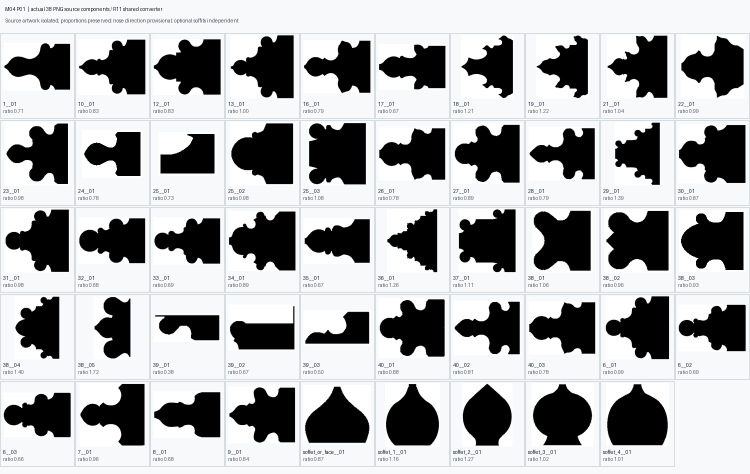
#> input picture research/f5zp_m04_chat_archive_2026_11_09/checkpoints/M04_P01_R11_SHARED_PROFILE_LIBRARY_EXPERIMENTAL/M04_P01_ALL_ORIGINAL_SILHOUETTES_REVIEW.png, 1500 x 948 px (shown at 1/2 size)
$ python -i gothic_plate_reader.py   (imports and definitions only)
#> lines starting #> are read from the running program, lines starting #| are printed output that depends on the picture; after the words box and inside, x2 and y2 are one past the last pixel; in counts of white or black regions, pixels touching at a corner belong together
"""Read-only Gothic plate metadata, calibration and region extraction.

All pixels are image coordinates, X right, Y down.  No historical scale is
inferred unless a user supplies a measured reference.  Does not modify source.
"""
from __future__ import annotations
from dataclasses import dataclass, asdict
from pathlib import Path
import hashlib
import json
import math
from PIL import Image
import numpy as np


def sha256_file(path):
    h = hashlib.sha256()
    with open(path, 'rb') as f:
        for chunk in iter(lambda: f.read(1024 * 1024), b''):
            h.update(chunk)
    return h.hexdigest()


@dataclass(frozen=True)
class Calibration:
    """Scale measured by the user between two source image pixel coordinates."""
    p0: tuple[float, float]
    p1: tuple[float, float]
    real_length: float
    unit: str

    @property
    def units_per_pixel(self):
        pixels = math.dist(self.p0, self.p1)
        if pixels <= 0 or self.real_length <= 0 or not self.unit.strip():
            raise ValueError('Calibration requires distinct points, positive length and unit')
        return self.real_length / pixels

    def transform(self, image_pixel):
        scale = self.units_per_pixel
        x, y = image_pixel
        return ((x - self.p0[0]) * scale, (self.p0[1] - y) * scale)


def inspect_plate(path, crop=None, calibration=None):
    path = Path(path)
    with Image.open(path) as im:
#> im is the input picture: PIL image 1500x948 RGB; mean R, G, B 171.2, 172, 173.1
        width, height = im.size
#> width = 1500; height = 948
        if crop is None: crop = (0, 0, width, height)
#> crop = (0, 0, 1500, 948)
        x0, y0, x1, y1 = crop
#> x0 = 0; y0 = 0; x1 = 1500; y1 = 948
        if not (0 <= x0 < x1 <= width and 0 <= y0 < y1 <= height):
            raise ValueError('Crop must lie inside plate')
        dpi = im.info.get('dpi')
        mode = im.mode
#> mode = 'RGB'
    return dict(schema='gothic.plate.v08', source=str(path.resolve()),
                sha256=sha256_file(path), size_px=[width, height], crop_px=list(crop),
                original_mode=mode, embedded_dpi=dpi,
                calibration=({**asdict(calibration), 'units_per_pixel': calibration.units_per_pixel}
                             if calibration else None),
                units=('source image pixels' if calibration is None else calibration.unit),
                historical_scale_verified=bool(calibration),
                note=('Calibration supplied by user, not inferred from engraving.' if calibration
                      else 'Image geometry uncalibrated: not 1:1 architectural dimensions.'))


def extract_ink(path, crop=None, threshold=0.6, color='dark', max_side=None):
    """Return boolean source-ink mask and scale metadata; no OCR or joining."""
    meta = inspect_plate(path, crop)
#> meta = 11 items
    x0, y0, x1, y1 = meta['crop_px']
#> x0 = 0; y0 = 0; x1 = 1500; y1 = 948
    with Image.open(path) as im:
        rgb = im.convert('RGB').crop((x0,y0,x1,y1))
        if max_side and max(rgb.size) > max_side:
            factor = float(max_side) / max(rgb.size)
            rgb = rgb.resize((round(rgb.width*factor),round(rgb.height*factor)),Image.Resampling.LANCZOS)
        else: factor = 1.0
        a = np.asarray(rgb).astype(np.int16)
    r,g,b = a[:,:,0],a[:,:,1],a[:,:,2]
    if color == 'dark':mask = np.min(a,axis=2) < threshold*255
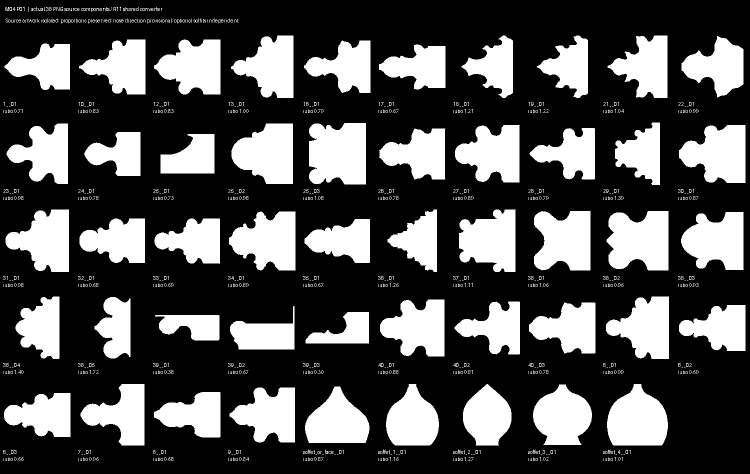
#> mask: shape (948, 1500) bool (shown at 1/2 size); 31.2% white; 1161 white regions (1006 under 20 px), largest, box (x1, y1, x2, y2) and area: (618, 246, 732, 369) 12854, (1213, 422, 1337, 541) 12192, (1214, 768, 1336, 891) 11305
    elif color == 'red':mask = (r-g > 45)&(r-b > 38)&(r > 75)
    elif color == 'blue':mask = (b-r > 35)&(b-g > 16)&(b > 70)
    elif color == 'green':mask = (g-r > 25)&(g-b > 15)&(g > 70)
    else:raise ValueError('color must be dark/red/blue/green')
    return mask, dict(meta, analyzed_size_px=list(rgb.size), analyzed_scale_vs_original=factor,
                      ink_mode=color,threshold=threshold)


def save_metadata(metadata, path):
    Path(path).write_text(json.dumps(metadata,indent=2)+'\n',encoding='utf8')

>>> result = extract_ink('../../../../../f5zp_m04_chat_archive_2026_11_09/checkpoints/M04_P01_R11_SHARED_PROFILE_LIBRARY_EXPERIMENTAL/M04_P01_ALL_ORIGINAL_SILHOUETTES_REVIEW.png')
